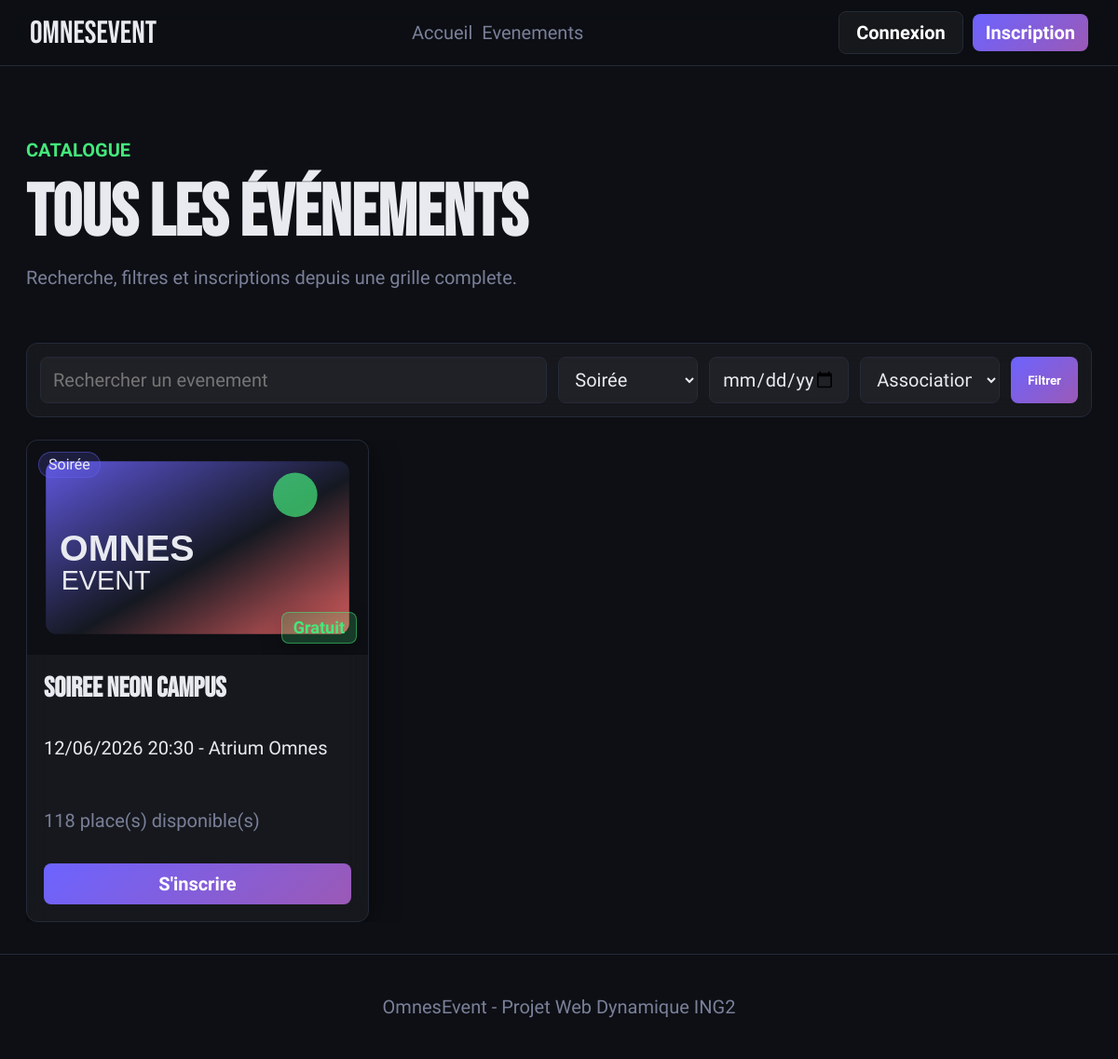
Screenshot of /event/list.php?categorie=Soirée with the database file from the repository.
### tables this page shows
CREATE TABLE evenements (
    id INT AUTO_INCREMENT PRIMARY KEY,
    titre VARCHAR(180) NOT NULL,
    description TEXT NOT NULL,
    categorie ENUM('Soirée','Sport','Culture','Conférence','Autre') NOT NULL,
    date_evenement DATETIME NOT NULL,
    nom_lieu VARCHAR(180) NOT NULL,
    adresse_lieu VARCHAR(255),
    latitude DECIMAL(10,7) NULL,
    longitude DECIMAL(10,7) NULL,
    url_affiche VARCHAR(255),
    capacite INT NOT NULL,
    prix DECIMAL(8,2) NOT NULL DEFAULT 0.00,
    cree_par INT NOT NULL,
    statut ENUM('en_attente','publie','annule') DEFAULT 'publie',
    cree_le DATETIME DEFAULT CURRENT_TIMESTAMP,
    CONSTRAINT fk_evenements_utilisateurs FOREIGN KEY (cree_par) REFERENCES utilisateurs(id) ON DELETE CASCADE
);

### includes/auth.php (called while the page is built, shortened)
<?php
function e($valeur) {
    return htmlspecialchars((string)$valeur, ENT_QUOTES, 'UTF-8');
}
function baseUrlSite() {
    $racineDocument = realpath($_SERVER['DOCUMENT_ROOT'] ?? '');
    $racineProjet = realpath(__DIR__ . '/..');
    if ($racineDocument && $racineProjet && strpos(strtolower($racineProjet), strtolower($racineDocument)) === 0) {
        $relatif = trim(str_replace('\\', '/', substr($racineProjet, strlen($racineDocument))), '/');
        return $relatif !== '' ? '/' . $relatif : '';
    }
    $script = $_SERVER['SCRIPT_NAME'] ?? '';
    $segments = explode('/', trim($script, '/'));
    return !empty($segments[0]) && substr($segments[0], -4) !== '.php' ? '/' . $segments[0] : '';
}
function urlSite($chemin = '') {
    if (strpos($chemin, '/omnesevent/') === 0) {
        $chemin = substr($chemin, strlen('/omnesevent'));
    } elseif ($chemin[0] !== '/') {
        $chemin = '/' . $chemin;
    }
    return baseUrlSite() . $chemin;
}
function estConnecte() {
    return isset($_SESSION['utilisateur_id']);
}
function prixEvenement($evenement) {
    return isset($evenement['prix']) ? max(0, (float)$evenement['prix']) : 0;
}
function evenementGratuit($evenement) {
    return prixEvenement($evenement) <= 0;
}
function libellePrix($evenement) {
    if (evenementGratuit($evenement)) {
        return 'Gratuit';
    }
    return number_format(prixEvenement($evenement), 2, ',', ' ') . ' €';
}
?>

### event/list.php (the view, shortened to what this page needs)
<?php
require_once __DIR__ . '/../includes/db.php';
require_once __DIR__ . '/../includes/auth.php';
$categorie = $_GET['categorie'] ?? '';
$recherche = $_GET['q'] ?? '';
$date = $_GET['date'] ?? '';
$sql = "SELECT e.*, u.prenom, u.nom,
        (e.capacite - (
            SELECT COUNT(*) FROM inscriptions i
            WHERE i.evenement_id = e.id AND i.statut = 'confirme'
        )) AS places_restantes
        FROM evenements e
        INNER JOIN utilisateurs u ON e.cree_par = u.id
        WHERE e.statut = ?";
$params = array('publie');
if ($categorie !== '') {
    $sql .= ' AND e.categorie = ?';
    $params[] = $categorie;
}
$sql .= ' ORDER BY e.date_evenement ASC';
$requete = $bdd->prepare($sql);
$requete->execute($params);
$evenements = $requete->fetchAll(PDO::FETCH_ASSOC);
include __DIR__ . '/../includes/header.php';
?>
<section class="catalog-header">
    <div>
        <p class="eyebrow">Catalogue</p>
        <h1>Tous les &eacute;v&eacute;nements</h1>
        <p class="muted">Recherche, filtres et inscriptions depuis une grille complete.</p>
    </div>
</section>
<section class="section catalog-section">
    <form class="filters ajax-filters catalog-filters" method="get" action="<?php echo e(urlSite('/event/list.php')); ?>">
        <input type="search" name="q" placeholder="Rechercher un evenement" value="<?php echo e($recherche); ?>">
        <select name="categorie">
            <?php foreach (array('Soirée','Sport','Culture','Conférence','Autre') as $cat) { ?>
                <option value="<?php echo e($cat); ?>" <?php if ($categorie === $cat) echo 'selected'; ?>><?php echo e($cat); ?></option>
            <?php } ?>
        </select>
        <input type="date" name="date" value="<?php echo e($date); ?>">
        <select name="association">
            <option value="">Association</option>
        </select>
        <button class="btn" type="submit">Filtrer</button>
    </form>
    <div id="event-grid" class="event-grid catalog-grid">
        <?php if ($evenements) { ?>
            <?php foreach ($evenements as $evenement) { include __DIR__ . '/../includes/event-card.php'; } ?>
        <?php } else { ?>
            <div class="panel empty-state">Aucun evenement ne correspond a votre recherche.</div>
        <?php } ?>
    </div>
</section>
<?php include __DIR__ . '/../includes/footer.php'; ?>

### includes/event-card.php
<?php
$affiche = urlSite($evenement['url_affiche'] ?: '/assets/img/default-event.svg');
$places = isset($evenement['places_restantes']) ? (int)$evenement['places_restantes'] : placesRestantes($bdd, $evenement);
$prixClasse = evenementGratuit($evenement) ? 'free' : 'paid';
?>
<article class="event-card" data-category="<?php echo e($evenement['categorie']); ?>">
    <a href="<?php echo e(urlSite('/event/detail.php?id=' . (int)$evenement['id'])); ?>" class="poster">
        <img src="<?php echo e($affiche); ?>" alt="<?php echo e($evenement['titre']); ?>">
        <span class="badge category-badge"><?php echo e($evenement['categorie']); ?></span>
        <span class="badge price-badge <?php echo e($prixClasse); ?>"><?php echo e(libellePrix($evenement)); ?></span>
    </a>
    <div class="card-body">
        <h3><?php echo e($evenement['titre']); ?></h3>
        <p><?php echo date('d/m/Y H:i', strtotime($evenement['date_evenement'])); ?> - <?php echo e($evenement['nom_lieu']); ?></p>
        <p class="muted"><?php echo e($places); ?> place(s) disponible(s)</p>
        <a class="btn full" href="<?php echo e(estConnecte() ? urlSite('/event/detail.php?id=' . (int)$evenement['id']) : urlSite('/login.php')); ?>">S'inscrire</a>
    </div>
</article>

### assets/css/style.css (style rules this page uses)
:root { --bg: #0d0f14; --surface: #161a23; --border: #252a38; --accent: #6C63FF; --accent-2: #FF6B6B; --accent-3: #43E97B; --text: #E8EAF0; --text-muted: #7A8099; --radius: 12px; --shadow: 0 8px 32px rgba(0,0,0,0.45); }
* { box-sizing: border-box; }
body { margin: 0; background: var(--bg); color: var(--text); font-family: 'Barlow Condensed', Arial, sans-serif; font-size: 20px; letter-spacing: 0; }
a { color: inherit; text-decoration: none; }
img { max-width: 100%; display: block; }
.logo, h1, h2, h3 { font-family: 'Bebas Neue', Impact, sans-serif; letter-spacing: 0; }
.btn { min-height: 44px; border: 0; border-radius: 8px; padding: 10px 18px; display: inline-flex; align-items: center; justify-content: center; gap: 8px; color: white; cursor: pointer; background: linear-gradient(135deg, var(--accent), #9B59B6); transition: all .25s ease; font-family: inherit; font-weight: 700; }
.btn.full { width: 100%; }
.eyebrow { color: var(--accent-3); text-transform: uppercase; font-weight: 700; }
h1 { font-size: 56px; line-height: .94; margin: 12px 0 22px; }
h3 { font-size: 30px; margin: 0; }
.muted { color: var(--text-muted); }
.filters, .two-cols { display: grid; gap: 12px; }
input, select, textarea { width: 100%; min-height: 44px; border: 1px solid var(--border); border-radius: 8px; padding: 11px 13px; background: rgba(255,255,255,.04); color: var(--text); font: inherit; }
.section, .form-page, .auth-page, .detail-layout { width: min(1180px, 100%); margin: 0 auto; padding: 34px 18px; }
.event-grid, .dashboard-grid, .tickets, .preview-grid, .category-grid, .stats-grid { display: grid; gap: 18px; }
.event-card, .panel, .auth-card { background: rgba(255,255,255,0.04); backdrop-filter: blur(12px); border: 1px solid var(--border); border-radius: var(--radius); box-shadow: var(--shadow); }
.event-card { display: grid; grid-template-rows: auto 1fr; min-width: 0; overflow: hidden; }
.poster { position: relative; height: 230px; overflow: hidden; border-radius: var(--radius) var(--radius) 0 0; }
.poster img { width: 100%; height: 100%; object-fit: cover; transition: all .25s ease; }
.card-body, .panel, .auth-card { padding: 18px; }
.card-body { display: flex; min-width: 0; flex-direction: column; gap: 14px; }
.card-body h3 { overflow-wrap: anywhere; }
.card-body .btn { margin-top: auto; }
.badge { display: inline-flex; min-height: 28px; align-items: center; border-radius: 999px; padding: 4px 10px; background: rgba(108,99,255,.18); color: var(--text); border: 1px solid rgba(108,99,255,.4); font-size: 16px; line-height: 1; white-space: nowrap; }
.poster .badge, .featured-poster .price-badge { position: absolute; }
.poster .category-badge { left: 12px; top: 12px; }
.poster .price-badge, .featured-poster .price-badge { right: 12px; bottom: 12px; top: auto; left: auto; min-height: 34px; padding: 7px 12px; border-radius: 8px; font-size: 18px; font-weight: 700; box-shadow: 0 8px 22px rgba(0,0,0,.28); }
.price-badge.free, .price-detail.free, .status-badge.confirme { background: rgba(67,233,123,.2); border-color: rgba(67,233,123,.5); color: var(--accent-3); }
.catalog-header { width: min(1180px, 100%); margin: 0 auto; padding: 58px 18px 20px; }
.catalog-header h1 { margin-bottom: 8px; }
.catalog-section { padding-top: 18px; }
.catalog-filters { margin-bottom: 24px; padding: 14px; border: 1px solid var(--border); border-radius: var(--radius); background: rgba(255,255,255,0.04); backdrop-filter: blur(12px); }
.catalog-grid { max-height: none; }
@media (min-width: 700px) { h1 { font-size: 78px; } }
@media (min-width: 700px) { .filters { grid-template-columns: 1fr 150px 150px 150px auto; } }
@media (min-width: 700px) { .event-grid, .dashboard-grid { grid-template-columns: repeat(2, 1fr); } }
@media (min-width: 960px) { .event-grid { grid-template-columns: repeat(3, 1fr); } }
@media (min-width: 960px) { .catalog-grid { max-height: 1200px; overflow-y: auto; padding-right: 4px; } }

### rows the page displays
evenements: url_affiche (placeholder picture), categorie "Soirée", prix "Gratuit", titre "Soiree Neon Campus", date_evenement "12/06/2026 20:30", nom_lieu "Atrium Omnes", places "118"

### other values shown
form field categorie "Soirée"
